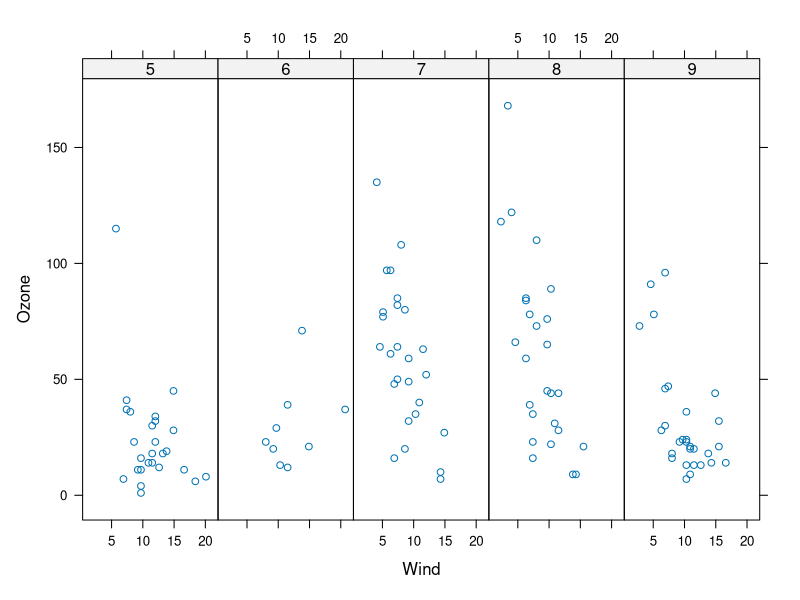
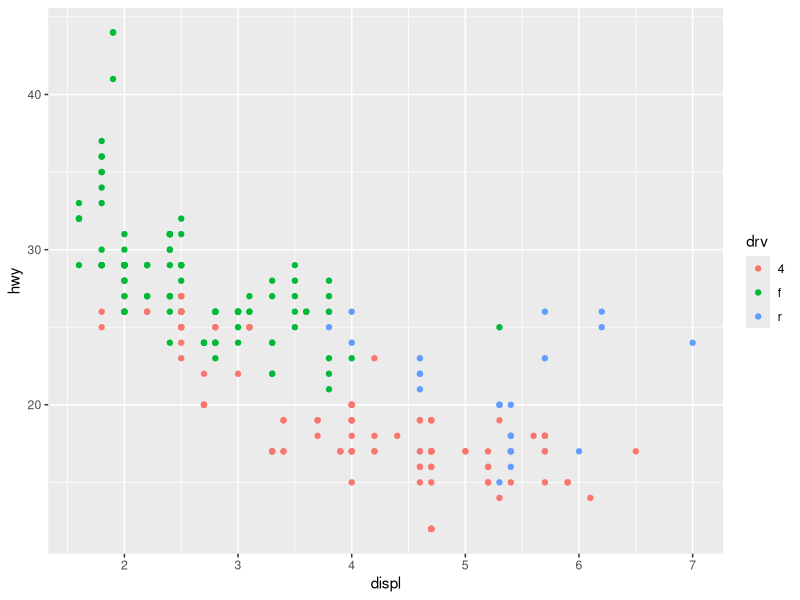
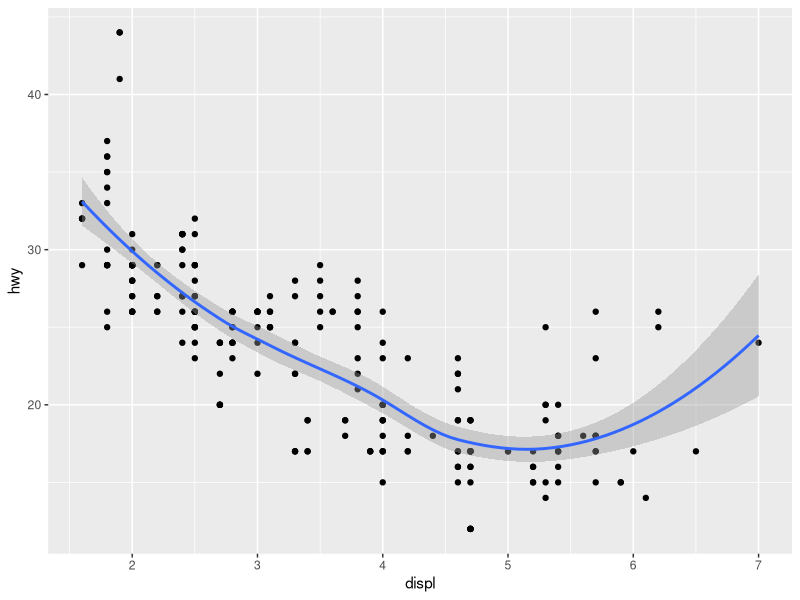
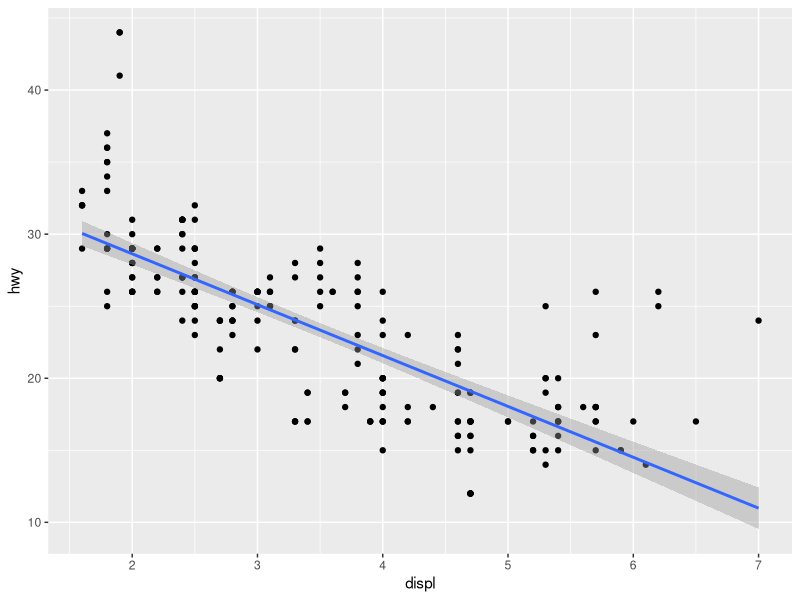
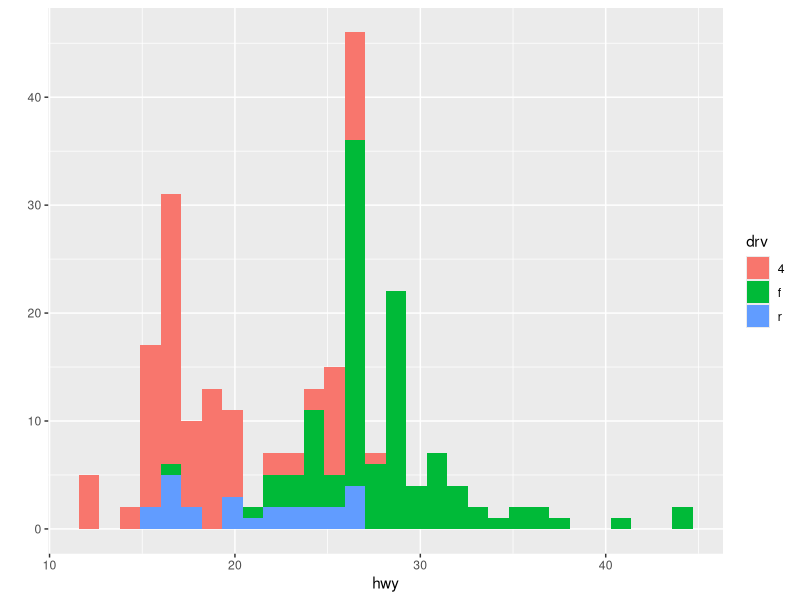
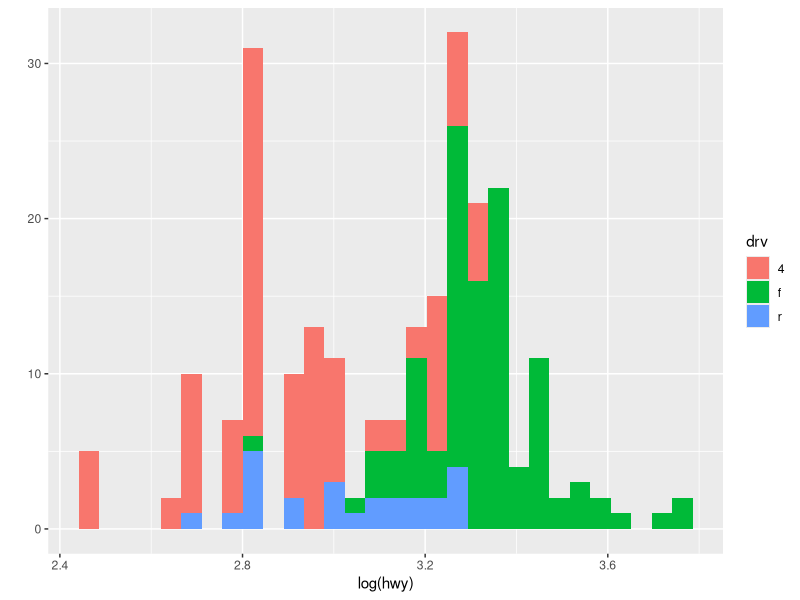
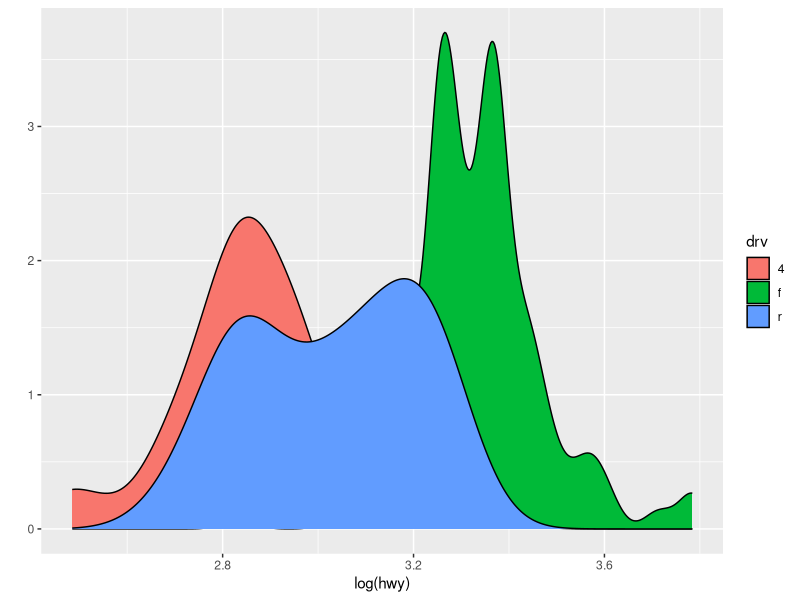
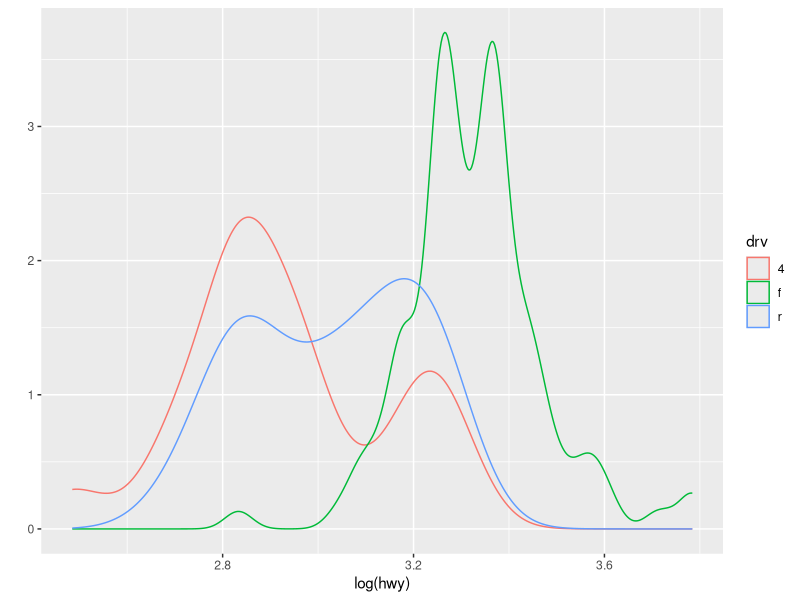

The R source for these figures, in order:
## ---- chunk 1
library(lattice, datasets)

ariquality = transform( airquality , Month = factor(Month))
xyplot( Ozone ~ Wind | Month, data = ariquality, layout = c(5,1))

# panel functions


## ---- chunk 2
library(ggplot2)
str(mpg)

# 2 vaiable : scatter
qplot( displ, hwy, data = mpg, color = drv )

qplot( displ, hwy, data = mpg, geom = c("point", "smooth"))

qplot( displ, hwy, data = mpg, geom = c("point", "smooth"), method = "lm")


# 1 variable : bar
qplot( hwy, data = mpg, fill = drv )
qplot( log(hwy) , data = mpg, fill = drv )
qplot( log(hwy) , data = mpg, fill = drv, geom = "density" )
qplot( log(hwy) , data = mpg, color = drv, geom = "density" )

# subsets, with facets
qplot( displ, hwy, data = mpg, facets = .~drv )

qplot( hwy, data = mpg, facets = .~drv, binwidth =2  ) 
qplot( hwy, data = mpg, facets = drv~. , binwidth =2  )



## ---- chunk 3

testdat = data.frame( x=1:100, y = rnorm(100))
testdat[50,2] = 100 ## outlier
plot( testdat$x, testdat$y, type ="l", ylim = c(-3,3))


g = ggplot( testdat, aes(x =x, y=y))
g + geom_line()

# outlier missing
g = ggplot( testdat, aes(x =x, y=y))
g + geom_line() + ylim( -3, 3)
# outlier included
g = ggplot( testdat, aes(x =x, y=y))
g + geom_line() + coord_cartesian( ylim = c(-3,3))

## ---- chunk 4

str(mpg)
g = ggplot( mpg, aes(x =displ, y= hwy)) 
g + geom_point( alpha = 1/3 )  + # add points
  facet_wrap( drv ~ cyl) + # factors in different color
  geom_smooth( method ="lm", col = "steelblue ") + # smoother
  theme_bw( base_family = "", base_size = 20 ) + # size, character
  labs( x = expression( "log" )) + 
  labs( y = "Nocturnal Symptons") + 
  labs( title = "MAACS Cohort" )


